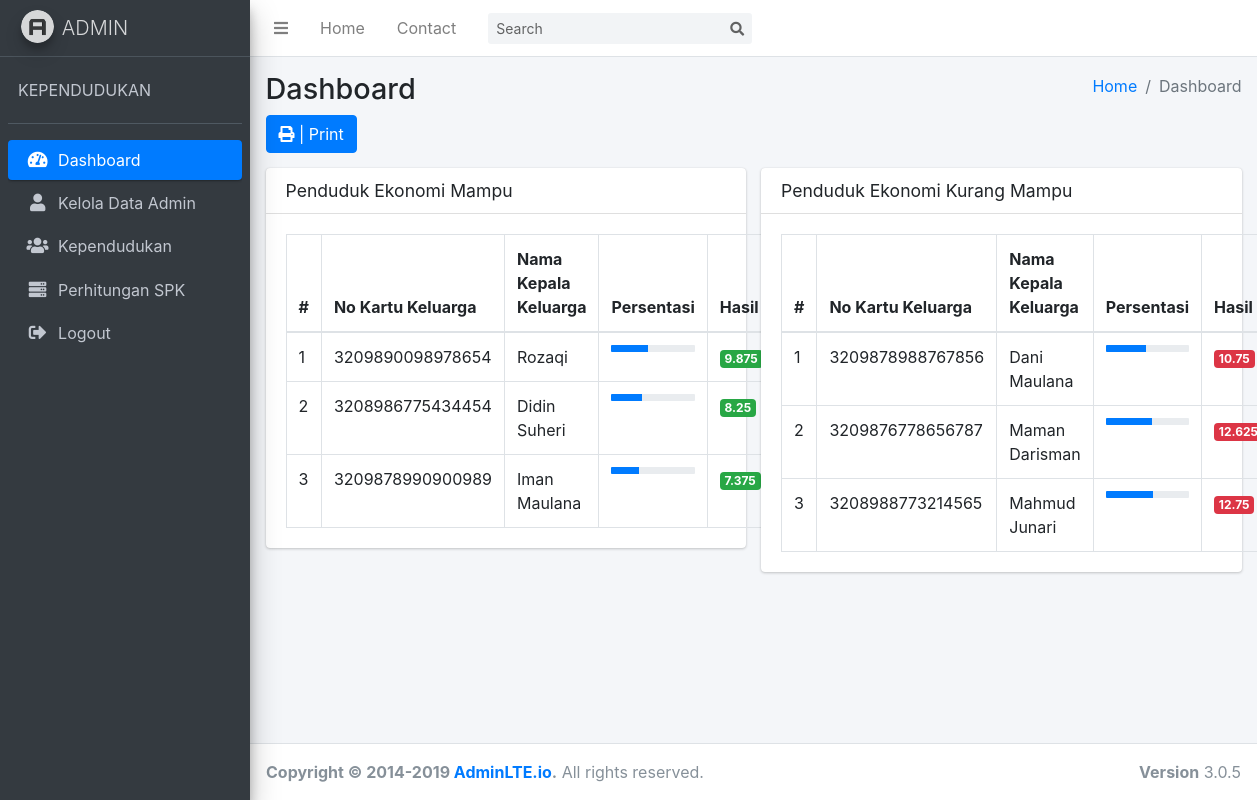
The app's page /cDashboard with its own data.
### tables this page shows
CREATE TABLE `hasil_saw` (
  `id_hasil` int(11) NOT NULL,
  `id_penduduk` int(11) NOT NULL,
  `id_admin` int(11) NOT NULL,
  `penghasilan` varchar(20) NOT NULL,
  `kondisi_rumah` varchar(15) NOT NULL,
  `hasil` varchar(15) NOT NULL
);

CREATE TABLE `kependudukan` (
  `id_penduduk` int(11) NOT NULL,
  `no_kk` varchar(125) NOT NULL,
  `nama_kk` varchar(125) NOT NULL,
  `nama_ibu` varchar(125) NOT NULL,
  `jumlah_anak` int(20) NOT NULL,
  `rt` varchar(10) NOT NULL,
  `rw` varchar(10) NOT NULL,
  `alamat` text NOT NULL
);

### application/controllers/cDashboard.php (called while the page is built, shortened)
<?php
class cDashboard extends CI_Controller
{
    public function __construct()
    {
        $this->load->model('mDashboard');
    }
    public function index()
    {
        $data = array(
            'status' => $this->mDashboard->rangking()
        );
        $this->load->view('Layout/head');
        $this->load->view('Layout/sidebar');
        $this->load->view('vDashboard', $data);
        $this->load->view('Layout/footer');
    }
}

### index.php (called while the page is built, shortened)
<?php
require_once BASEPATH.'core/CodeIgniter.php';

### application/models/mDashboard.php (called while the page is built, shortened)
<?php
class mDashboard extends CI_Model
{
    public function rangking()
    {
        $data['kurang_mampu'] = $this->db->query("SELECT * FROM hasil_saw JOIN admin ON hasil_saw.id_admin=admin.id_admin JOIN kependudukan ON hasil_saw.id_penduduk = kependudukan.id_penduduk GROUP BY hasil ASC LIMIT 3")->result();
        $data['mampu'] = $this->db->query("SELECT * FROM hasil_saw JOIN admin ON hasil_saw.id_admin=admin.id_admin JOIN kependudukan ON hasil_saw.id_penduduk = kependudukan.id_penduduk GROUP BY hasil DESC LIMIT 3")->result();
        return $data;
    }
}

### application/views/vDashboard.php (the view)
<div class="content-wrapper">
    <section class="content-header">
        <div class="container-fluid">
            <div class="row mb-2">
                <div class="col-sm-6">
                    <h1>Dashboard</h1>
                </div>
                <div class="col-sm-6">
                    <ol class="breadcrumb float-sm-right">
                        <li class="breadcrumb-item"><a href="#">Home</a></li>
                        <li class="breadcrumb-item active">Dashboard</li>
                    </ol>
                </div>
            </div>
            <button class="btn btn-primary" onclick="window.print()"><i class="fas fa-print"></i> | Print</button>
        </div>
    </section>
    <section class="content">
        <div class="container-fluid">
            <div class="row">
                <div class="col-md-6">
                    <div class="card">
                        <div class="card-header">
                            <h3 class="card-title">Penduduk Ekonomi Mampu</h3>
                        </div>
                        <div class="card-body">
                            <table class="table table-bordered">
                                <thead>
                                    <tr>
                                        <th style="width: 10px">#</th>
                                        <th>No Kartu Keluarga</th>
                                        <th>Nama Kepala Keluarga</th>
                                        <th>Persentasi</th>
                                        <th style="width: 40px">Hasil</th>
                                    </tr>
                                </thead>
                                <tbody>
                                    <?php
                                    $no = 1;
                                    foreach ($status['mampu'] as $key => $value) {
                                    ?>
                                        <tr>
                                            <td><?= $no++ ?></td>
                                            <td><?= $value->no_kk ?></td>
                                            <td><?= $value->nama_kk ?></td>
                                            <td>
                                                <div class="progress progress-xs">
                                                    <div class="progress-bar progress-bar-success" style="width: <?php $pers = ($value->hasil / 22.5) * 100;
                                                                                                                    echo $pers . '%'; ?>"></div>
                                                </div>
                                            </td>
                                            <td><span class="badge bg-success"><?= $value->hasil ?></span></td>
                                        </tr>
                                    <?php
                                    }
                                    ?>
                                </tbody>
                            </table>
                        </div>
                    </div>
                </div>
                <div class="col-md-6">
                    <div class="card">
                        <div class="card-header">
                            <h3 class="card-title">Penduduk Ekonomi Kurang Mampu</h3>
                        </div>
                        <div class="card-body">
                            <table class="table table-bordered">
                                <thead>
                                    <tr>
                                        <th style="width: 10px">#</th>
                                        <th>No Kartu Keluarga</th>
                                        <th>Nama Kepala Keluarga</th>
                                        <th>Persentasi</th>
                                        <th style="width: 40px">Hasil</th>
                                    </tr>
                                </thead>
                                <tbody>
                                    <?php
                                    $no = 1;
                                    foreach ($status['kurang_mampu'] as $key => $value) {
                                    ?>
                                        <tr>
                                            <td><?= $no++ ?></td>
                                            <td><?= $value->no_kk ?></td>
                                            <td><?= $value->nama_kk ?></td>
                                            <td>
                                                <div class="progress progress-xs">
                                                    <div class="progress-bar progress-bar-danger" style="width: <?php $pers = ($value->hasil / 22.5) * 100;
                                                                                                                echo $pers . '%'; ?>"></div>
                                                </div>
                                            </td>
                                            <td><span class="badge bg-danger"><?= $value->hasil ?></span></td>
                                        </tr>
                                    <?php
                                    }
                                    ?>
                                </tbody>
                            </table>
                        </div>
                    </div>
                </div>
            </div>
        </div>
    </section>
</div>

### application/views/Layout/head.php (shortened to what this page needs)
<!DOCTYPE html>
<html>
<head>
    <link rel="stylesheet" href="<?= base_url('asset/AdminLTE/') ?>plugins/fontawesome-free/css/all.min.css">
    <link rel="stylesheet" href="https://code.ionicframework.com/ionicons/2.0.1/css/ionicons.min.css">
    <link rel="stylesheet" href="<?= base_url('asset/AdminLTE/') ?>plugins/daterangepicker/daterangepicker.css">
    <link rel="stylesheet" href="<?= base_url('asset/AdminLTE/') ?>plugins/icheck-bootstrap/icheck-bootstrap.min.css">
    <link rel="stylesheet" href="<?= base_url('asset/AdminLTE/') ?>plugins/bootstrap-colorpicker/css/bootstrap-colorpicker.min.css">
    <link rel="stylesheet" href="<?= base_url('asset/AdminLTE/') ?>plugins/tempusdominus-bootstrap-4/css/tempusdominus-bootstrap-4.min.css">
    <link rel="stylesheet" href="<?= base_url('asset/AdminLTE/') ?>plugins/select2/css/select2.min.css">
    <link rel="stylesheet" href="<?= base_url('asset/AdminLTE/') ?>plugins/select2-bootstrap4-theme/select2-bootstrap4.min.css">
    <link rel="stylesheet" href="<?= base_url('asset/AdminLTE/') ?>plugins/bootstrap4-duallistbox/bootstrap-duallistbox.min.css">
    <link rel="stylesheet" href="<?= base_url('asset/AdminLTE/') ?>dist/css/adminlte.min.css">
    <link rel="stylesheet" href="<?= base_url('asset/AdminLTE/') ?>plugins/datatables-bs4/css/dataTables.bootstrap4.min.css">
    <link rel="stylesheet" href="<?= base_url('asset/AdminLTE/') ?>plugins/datatables-responsive/css/responsive.bootstrap4.min.css">
</head>

### application/views/Layout/sidebar.php
<body class="hold-transition sidebar-mini">
    <div class="wrapper">
        <nav class="main-header navbar navbar-expand navbar-white navbar-light">
            <ul class="navbar-nav">
                <li class="nav-item">
                    <a class="nav-link" data-widget="pushmenu" href="#" role="button"><i class="fas fa-bars"></i></a>
                </li>
                <li class="nav-item d-none d-sm-inline-block">
                    <a href="../../index3.html" class="nav-link">Home</a>
                </li>
                <li class="nav-item d-none d-sm-inline-block">
                    <a href="#" class="nav-link">Contact</a>
                </li>
            </ul>
            <form class="form-inline ml-3">
                <div class="input-group input-group-sm">
                    <input class="form-control form-control-navbar" type="search" placeholder="Search" aria-label="Search">
                    <div class="input-group-append">
                        <button class="btn btn-navbar" type="submit">
                            <i class="fas fa-search"></i>
                        </button>
                    </div>
                </div>
            </form>
        </nav>
        <aside class="main-sidebar sidebar-dark-primary elevation-4">
            <a href="#" class="brand-link">
                <img src="<?= base_url('asset/AdminLTE/') ?>dist/img/AdminLTELogo.png" alt="AdminLTE Logo" class="brand-image img-circle elevation-3" style="opacity: .8">
                <span class="brand-text font-weight-light">ADMIN</span>
            </a>
            <div class="sidebar">
                <div class="user-panel mt-3 pb-3 mb-3 d-flex">
                    <div class="info">
                        <a href="#" class="d-block">KEPENDUDUKAN</a>
                    </div>
                </div>
                <nav class="mt-2">
                    <ul class="nav nav-pills nav-sidebar flex-column" data-widget="treeview" role="menu" data-accordion="false">
                        <li class="nav-item">
                            <a href="<?= base_url('cDashboard') ?>" class="nav-link <?php if ($this->uri->segment(1) == 'cDashboard') {
                                                                                        echo 'active';
                                                                                    }  ?>">
                                <i class="nav-icon fas fa-tachometer-alt"></i>
                                <p>
                                    Dashboard
                                </p>
                            </a>
                        </li>
                        <li class="nav-item">
                            <a href="<?= base_url('cAdmin') ?>" class="nav-link <?php if ($this->uri->segment(1) == 'cAdmin') {
                                                                                    echo 'active';
                                                                                }  ?>">
                                <i class="nav-icon fas fa-user"></i>
                                <p>
                                    Kelola Data Admin
                                </p>
                            </a>
                        </li>
                        <li class="nav-item">
                            <a href="<?= base_url('cKependudukan') ?>" class="nav-link <?php if ($this->uri->segment(1) == 'cKependudukan') {
                                                                                            echo 'active';
                                                                                        }  ?>">
                                <i class="nav-icon fas fa-users"></i>
                                <p>
                                    Kependudukan
                                </p>
                            </a>
                        </li>
                        <li class="nav-item">
                            <a href="<?= base_url('cMetodeSAW') ?>" class="nav-link <?php if ($this->uri->segment(1) == 'cMetodeSAW') {
                                                                                        echo 'active';
                                                                                    }  ?>">
                                <i class="nav-icon fas fa-server"></i>
                                <p>
                                    Perhitungan SPK
                                </p>
                            </a>
                        </li>
                        <li class="nav-item">
                            <a href="<?= base_url('cLogin/logout') ?>" class="nav-link">
                                <i class="nav-icon fas fa-sign-out-alt"></i>
                                <p>
                                    Logout
                                </p>
                            </a>
                        </li>
                    </ul>
                </nav>
            </div>
        </aside>

### application/views/Layout/footer.php (shortened to what this page needs)
<footer class="main-footer">
    <div class="float-right d-none d-sm-block">
        <b>Version</b> 3.0.5
    </div>
    <strong>Copyright &copy; 2014-2019 <a href="http://adminlte.io">AdminLTE.io</a>.</strong> All rights
    reserved.
</footer>
</div>
</body>
</html>

### records on screen
hasil_saw: id_penduduk.no_kk "3209890098978654", id_penduduk.nama_kk "Rozaqi", hasil "9.875"
hasil_saw: id_penduduk.no_kk "3208986775434454", id_penduduk.nama_kk "Didin Suheri", hasil "8.25"
hasil_saw: id_penduduk.no_kk "3209878990900989", id_penduduk.nama_kk "Iman Maulana", hasil "7.375"
hasil_saw: id_penduduk.no_kk "3209878988767856", id_penduduk.nama_kk "Dani Maulana", hasil "10.75"
hasil_saw: id_penduduk.no_kk "3209876778656787", id_penduduk.nama_kk "Maman Darisman", hasil "12.625"
hasil_saw: id_penduduk.no_kk "3208988773214565", id_penduduk.nama_kk "Mahmud Junari", hasil "12.75"
